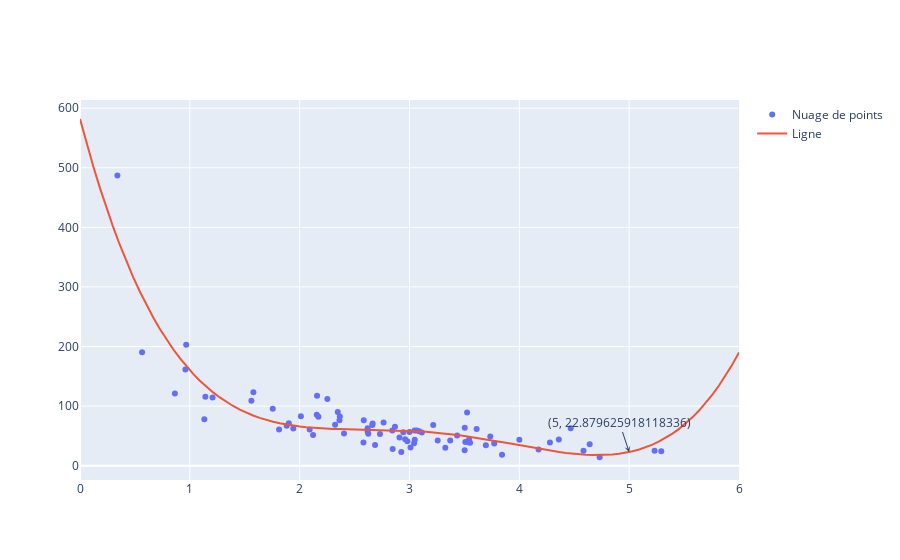

Write notebook code for a chart like this one.
### Markdown cell above
Le modèle estime que le client dépenserait 22,88 dollars s’il restait dans le magasin pendant 5 minutes. Voir la correspondance sur la figure.

### Code cell
import plotly.graph_objects as go

# Créer une figure vide
fig = go.Figure()

# Ajouter le nuage de points
fig.add_trace(go.Scatter(x=train_x, y=train_y, mode='markers', name='Nuage de points'))

# Ajouter la ligne
fig.add_trace(go.Scatter(x=values_table, y=mymodel(values_table), mode='lines', name='Ligne'))

# Ajouter une annotation pour la valeur précise de 5
fig.add_annotation(
    x=5,
    y=mymodel(5),
    text=f"({5}, {mymodel(5)})",
    showarrow=True,
    arrowhead=3  # grande flèche
)

# Afficher la figure
fig.show()
